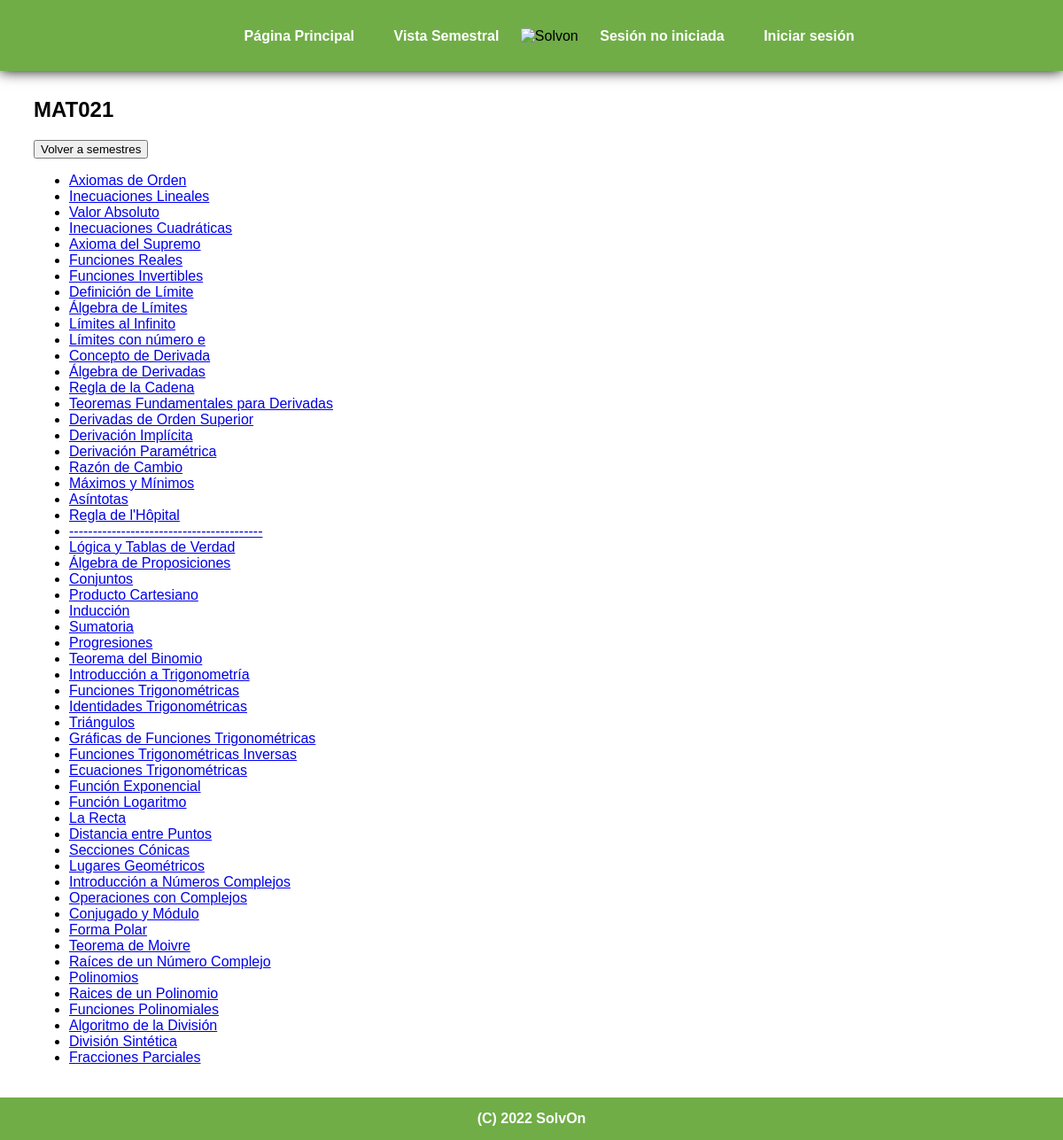
Before: /solvit/course/MAT021 with the older database file.
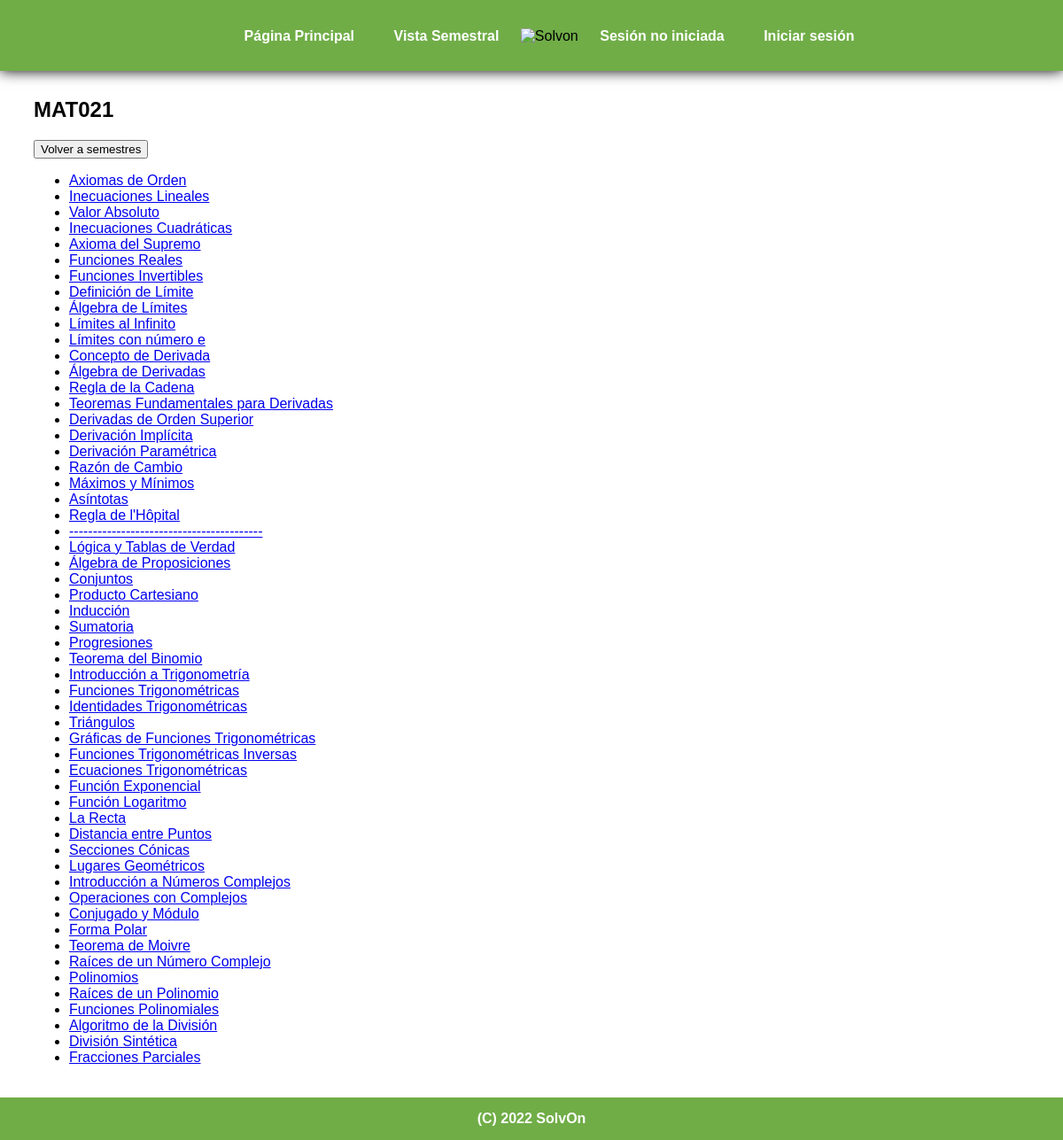
After: the same page with the newer database file.
### solvit/models.py (models this page shows)
class Topic(models.Model):      # Modelo que representa una materia
    topic_name = models.CharField(max_length=200, help_text='Ingresar nombre de la materia', null=True)
    belonging_course = models.SlugField(max_length=6,help_text='Ingresar código del ramo',null=True)
    semester_given = models.ForeignKey('Semester', on_delete=models.SET_NULL, null=True)
    class Meta:
        ordering = ['semester_given']
    def get_absolute_url(self):
        underscorer = self.topic_name.replace(' ','_')
        validator = underscorer.replace("'","_")
        final_slug = strip_accents(validator)
        return f"/solvit/{final_slug}"
    def __str__(self):
        return self.topic_name

### solvit/views.py (the view)
# urls.py: path('course/<slug:slug>',views.CourseView.as_view(), name='course_detail'),
class CourseView(generic.ListView):
    template_name = 'solvit/course.html'
    model = Topic
    context_object_name = 'topic_list'
    def get_queryset(self, *args, **kwargs): # filtro de materias por ramo
        qs = super().get_queryset(*args, **kwargs)
        fltr = self.kwargs['slug']
        if fltr != 'all':
            qs = qs.filter(belonging_course=fltr)
        return qs

### solvit/models.py (called while the page is built)
def strip_accents(s):   # función que quita vocales con acentos
    return ''.join(c for c in unicodedata.normalize('NFD', s)
                    if unicodedata.category(c) != 'Mn')

### solvit/templates/solvit/course.html (shortened to what this page needs)
{% extends "solvit/main.html" %}
{% block page_content %}
<body>
    {% for topic in topic_list|slice:":1" %}
        <h2>{{ topic.belonging_course }}</h2>
    {% endfor %}
    <button onclick="history.back()">Volver a semestres</button>
    <ul>
    {% for topic in topic_list %}
        <li><a href="{{ topic.get_absolute_url }}">{{ topic }}</a></li>
    {% endfor %}
    </ul>
</body>
{% endblock %}

Changed rows visible on the page:
changed Topic: topic_name "Raices de un Polinomio" → "Raíces de un Polinomio"
